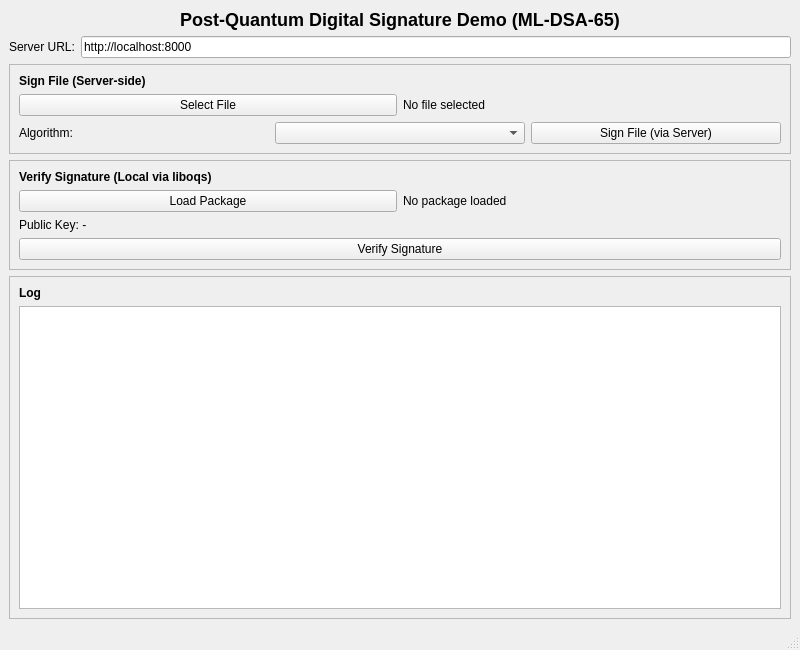
<?xml version="1.0" encoding="UTF-8"?>
<ui version="4.0">
 <class>MainWindow</class>
 <widget class="QMainWindow" name="MainWindow">
  <property name="geometry">
   <rect>
    <x>0</x>
    <y>0</y>
    <width>800</width>
    <height>650</height>
   </rect>
  </property>
  <property name="windowTitle">
   <string>ML-DSA-65 Client - Post-Quantum Digital Signatures</string>
  </property>
  <widget class="QWidget" name="centralwidget">
   <layout class="QVBoxLayout" name="verticalLayout">
    <item>
     <widget class="QLabel" name="titleLabel">
      <property name="text">
       <string>&lt;h2&gt;Post-Quantum Digital Signature Demo (ML-DSA-65)&lt;/h2&gt;</string>
      </property>
      <property name="alignment">
       <set>Qt::AlignCenter</set>
      </property>
     </widget>
    </item>
    <item>
     <layout class="QHBoxLayout" name="serverLayout">
      <item>
       <widget class="QLabel" name="serverLabel">
        <property name="text">
         <string>Server URL:</string>
        </property>
       </widget>
      </item>
      <item>
       <widget class="QLineEdit" name="serverUrlEdit">
        <property name="text">
         <string>http://localhost:8000</string>
        </property>
       </widget>
      </item>
     </layout>
    </item>
    <item>
     <widget class="QFrame" name="signFrame">
      <property name="frameShape">
       <enum>QFrame::StyledPanel</enum>
      </property>
      <property name="frameShadow">
       <enum>QFrame::Raised</enum>
      </property>
      <layout class="QVBoxLayout" name="signLayout">
       <item>
        <widget class="QLabel" name="signHeaderLabel">
         <property name="text">
          <string>&lt;b&gt;Sign File (Server-side)&lt;/b&gt;</string>
         </property>
        </widget>
       </item>
       <item>
        <layout class="QHBoxLayout" name="selectFileLayout">
         <item>
          <widget class="QPushButton" name="selectFileBtn">
           <property name="text">
            <string>Select File</string>
           </property>
          </widget>
         </item>
         <item>
          <widget class="QLabel" name="selectedFileLabel">
           <property name="text">
            <string>No file selected</string>
           </property>
          </widget>
         </item>
        </layout>
       </item>
       <item>
        <layout class="QHBoxLayout" name="algorithmLayout">
         <item>
          <widget class="QLabel" name="algorithmLabel">
           <property name="text">
            <string>Algorithm:</string>
           </property>
          </widget>
         </item>
         <item>
          <widget class="QComboBox" name="algorithmCombo"/>
         </item>
         <item>
          <widget class="QPushButton" name="signFileBtn">
           <property name="text">
            <string>Sign File (via Server)</string>
           </property>
          </widget>
         </item>
        </layout>
       </item>
      </layout>
     </widget>
    </item>
    <item>
     <widget class="QFrame" name="verifyFrame">
      <property name="frameShape">
       <enum>QFrame::StyledPanel</enum>
      </property>
      <property name="frameShadow">
       <enum>QFrame::Raised</enum>
      </property>
      <layout class="QVBoxLayout" name="verifyLayout">
       <item>
        <widget class="QLabel" name="verifyHeaderLabel">
         <property name="text">
          <string>&lt;b&gt;Verify Signature (Local via liboqs)&lt;/b&gt;</string>
         </property>
        </widget>
       </item>
       <item>
        <layout class="QHBoxLayout" name="loadZipLayout">
         <item>
           <widget class="QPushButton" name="selectSigFileBtn">
            <property name="text">
             <string>Load Package</string>
            </property>
           </widget>
          </item>
          <item>
           <widget class="QLabel" name="sigFileLabel">
            <property name="text">
             <string>No package loaded</string>
            </property>
          </widget>
         </item>
        </layout>
       </item>
       <item>
        <widget class="QLabel" name="pubKeyLabel">
         <property name="text">
          <string>Public Key: -</string>
         </property>
        </widget>
       </item>
       <item>
        <widget class="QPushButton" name="verifyBtn">
         <property name="text">
          <string>Verify Signature</string>
         </property>
        </widget>
       </item>
      </layout>
     </widget>
    </item>
    <item>
     <widget class="QFrame" name="logFrame">
      <property name="frameShape">
       <enum>QFrame::StyledPanel</enum>
      </property>
      <property name="frameShadow">
       <enum>QFrame::Raised</enum>
      </property>
      <layout class="QVBoxLayout" name="logLayout">
       <item>
        <widget class="QLabel" name="logHeaderLabel">
         <property name="text">
          <string>&lt;b&gt;Log&lt;/b&gt;</string>
         </property>
        </widget>
       </item>
       <item>
        <widget class="QTextEdit" name="logText">
         <property name="readOnly">
          <bool>true</bool>
         </property>
         <property name="maximumHeight">
          <number>150</number>
         </property>
        </widget>
       </item>
      </layout>
     </widget>
    </item>
   </layout>
  </widget>
  <widget class="QMenuBar" name="menubar">
   <property name="geometry">
    <rect>
     <x>0</x>
     <y>0</y>
     <width>800</width>
     <height>22</height>
    </rect>
   </property>
  </widget>
  <widget class="QStatusBar" name="statusbar"/>
 </widget>
 <resources/>
 <connections/>
</ui>
